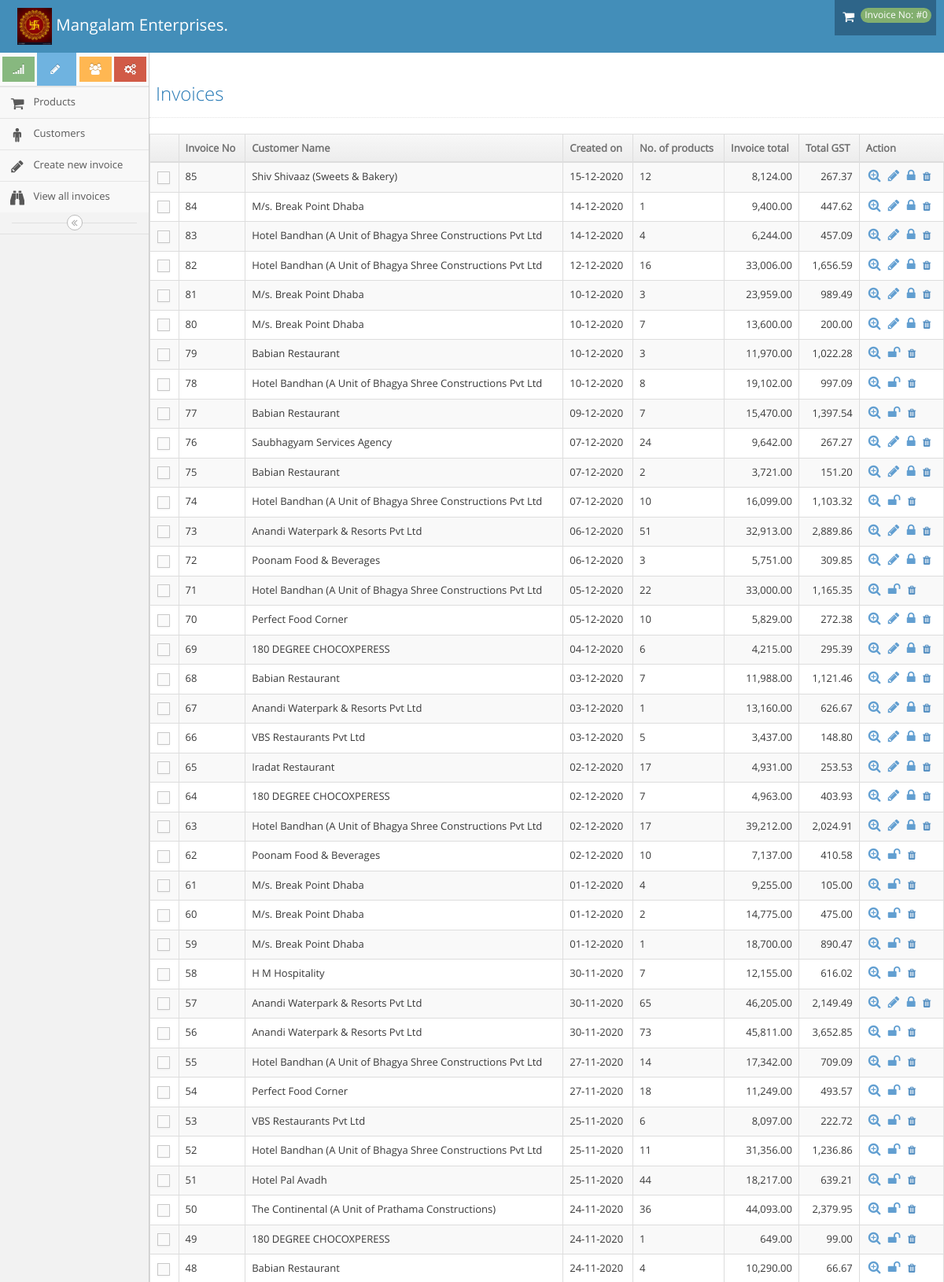
The app's page /invoice/all_invoices (upper part) with its own data.
### tables this page shows
CREATE TABLE `invoice` (
  `id` int(11) NOT NULL,
  `customer_id` int(11) NOT NULL,
  `created_at` datetime NOT NULL DEFAULT CURRENT_TIMESTAMP,
  `invoice_no` int(11) NOT NULL,
  `date` date DEFAULT NULL,
  `total` float DEFAULT NULL,
  `locked` int(11) NOT NULL DEFAULT '0'
);

CREATE TABLE `customer` (
  `id` int(11) NOT NULL,
  `name` varchar(200) NOT NULL,
  `email` varchar(100) NOT NULL,
  `contact` varchar(20) NOT NULL,
  `address` longtext NOT NULL,
  `pincode` varchar(10) NOT NULL,
  `city` varchar(100) NOT NULL,
  `state` varchar(100) NOT NULL,
  `gst_no` varchar(100) NOT NULL,
  `pan` varchar(19) DEFAULT NULL
);

### application/helpers/functions_helper.php (called while the page is built, shortened)
<?php
function _getAdminLoadView($template_name, $data = array()) {
          $CI = & get_instance();
          $CI->load->view('header', $data);
          $CI->load->view($template_name, $data);
}
?>

### application/controllers/invoice.php (called while the page is built, shortened)
<?php
class Invoice extends CI_Controller {
	public function all_invoices($call=false){
		$data['prod_data'] = $this->Invoice_Model->getAllInvoices();
		$data['sundry_data'] = $this->Invoice_Model->getSundryDebtors('2020-04-01');
		if($this->session->userdata('inv_id')){
		$data['pro_count'] = $this->Invoice_Model->getInvoiceTotalProducts($this->session->userdata('inv_id'));
		}else{
			$data['pro_count'] = 0;
		}
		_getAdminLoadView('invoice_list',$data);
	}
}

### index.php (called while the page is built, shortened)
<?php
require_once BASEPATH.'core/CodeIgniter.php';

### application/models/Invoice_Model.php (called while the page is built, shortened)
<?php
class Invoice_Model extends CI_Model {
  public function getAllInvoices(){
       $data = $this->db->query("SELECT *,count(ii.product_id)as nop, customer.name as cname ,sum(price*qty*((100-discount)/100)*gst/100) as gst_value,invoice.id as inv_id FROM `invoice` left join customer on customer.id = invoice.customer_id left join invoice_items as ii on ii.invoice_id = invoice.id left join products AS p on p.id=ii.product_id WHERE invoice.date >= '2020-04-01'  group by invoice.id order by invoice.invoice_no DESC");
   return ($data->result_array());
  }
}

### application/views/invoice_list.php (the view, shortened to what this page needs)
<div class="page-content">
					</div>
						<div class="page-header">
							<h1>
								Invoices
							</h1>
						</div>
						<div class="row">
									<div class="col-xs-12">
										<div class="clearfix">
										</div>
										<div>
											<table id="dynamic-table" class="table table-striped table-bordered table-hover">
												<thead>
													<tr>
														<th class="center">
														</th>
														<th>Invoice No</th>
														<th>Customer Name</th>
														<th>Created on</th>
														<th>No. of products</th>
														<th>Invoice total</th>
														<th>Total GST</th>
														<th>Action</th>
													</tr>
												</thead>
												<tbody>
													<?php
													foreach((array)$prod_data as $em){
                    ?>
													<tr>
														<td class="center">
															<label class="pos-rel">
																<span class="lbl"></span>
															</label>
														</td>
														<td><?php echo $em['invoice_no']?></td>
														<td><?php echo $em['cname']?> </td>
														<td><?php echo date('d-m-Y',strtotime($em['date']))?></td>
														<td><?php echo $em['nop']?></td>
														<td class="amount"><?php echo number_format($em['total'],2) ?></td>
														<td class="amount"><?php echo number_format($em['gst_value'],2) ?></td>
														<td>
															<div class="hidden-sm hidden-xs action-buttons">
																<a class="blue" href="<?php echo base_url('invoice/view_invoice/').$em['inv_id']?>">
																	<i class="ace-icon fa fa-search-plus bigger-130"></i>
																</a>
																<?php if($em['locked']==0){ ?>
																											<a class="blue" href="<?php echo base_url('invoice/view_invoice_item/').$em['inv_id']?>">
																	<i class="ace-icon fa fa-pencil bigger-130"></i>
																</a>
													<a class="blue" href="<?php echo base_url('invoice/lock_invoice_item/1/').$em['inv_id']?>">
																	<i class="ace-icon fa fa-lock bigger-130"></i>
																</a>
<?php } else{ ?>
<a class="blue" href="<?php echo base_url('invoice/lock_invoice_item/0/').$em['inv_id']?>">
																	<i class="ace-icon fa fa-unlock bigger-130"></i>
																</a>
																<?php }  ?>
													<a class="item_del" id="<?php echo $em['inv_id'];  ?>"  role="button" class="blue" ><i class="fa fa-trash" aria-hidden="true"></i></a>
															</div>
														</td>
													</tr>
												<?php } ?>
												</tbody>
												</table>
											</div>
										</div>
									</div>
								</div>
							</div>
						</div>
					</div>

### records on screen
invoice: invoice_no "85", customer.name "Shiv Shivaaz (Sweets & Bakery)", date "15-12-2020", nop "12", total "8,124.00", gst_value "267.37"
invoice: invoice_no "84", customer.name "M/s. Break Point Dhaba", date "14-12-2020", nop "1", total "9,400.00", gst_value "447.62"
invoice: invoice_no "83", customer.name "Hotel Bandhan (A Unit of Bhagya Shree Constructions Pvt Ltd", date "14-12-2020", nop "4", total "6,244.00", gst_value "457.09"
invoice: invoice_no "82", customer.name "Hotel Bandhan (A Unit of Bhagya Shree Constructions Pvt Ltd", date "12-12-2020", nop "16", total "33,006.00", gst_value "1,656.59"
invoice: invoice_no "81", customer.name "M/s. Break Point Dhaba", date "10-12-2020", nop "3", total "23,959.00", gst_value "989.49"
invoice: invoice_no "80", customer.name "M/s. Break Point Dhaba", date "10-12-2020", nop "7", total "13,600.00", gst_value "200.00"
invoice: invoice_no "79", customer.name "Babian Restaurant", date "10-12-2020", nop "3", total "11,970.00", gst_value "1,022.28"
invoice: invoice_no "78", customer.name "Hotel Bandhan (A Unit of Bhagya Shree Constructions Pvt Ltd", date "10-12-2020", nop "8", total "19,102.00", gst_value "997.09"
invoice: invoice_no "77", customer.name "Babian Restaurant", date "09-12-2020", nop "7", total "15,470.00", gst_value "1,397.54"
invoice: invoice_no "76", customer.name "Saubhagyam Services Agency", date "07-12-2020", nop "24", total "9,642.00", gst_value "267.27"
invoice: invoice_no "75", customer.name "Babian Restaurant", date "07-12-2020", nop "2", total "3,721.00", gst_value "151.20"
invoice: invoice_no "74", customer.name "Hotel Bandhan (A Unit of Bhagya Shree Constructions Pvt Ltd", date "07-12-2020", nop "10", total "16,099.00", gst_value "1,103.32"
invoice: invoice_no "73", customer.name "Anandi Waterpark & Resorts Pvt Ltd", date "06-12-2020", nop "51", total "32,913.00", gst_value "2,889.86"
invoice: invoice_no "72", customer.name "Poonam Food & Beverages", date "06-12-2020", nop "3", total "5,751.00", gst_value "309.85"
invoice: invoice_no "71", customer.name "Hotel Bandhan (A Unit of Bhagya Shree Constructions Pvt Ltd", date "05-12-2020", nop "22", total "33,000.00", gst_value "1,165.35"
invoice: invoice_no "70", customer.name "Perfect Food Corner", date "05-12-2020", nop "10", total "5,829.00", gst_value "272.38"
invoice: invoice_no "69", customer.name "180 DEGREE CHOCOXPERESS", date "04-12-2020", nop "6", total "4,215.00", gst_value "295.39"
invoice: invoice_no "68", customer.name "Babian Restaurant", date "03-12-2020", nop "7", total "11,988.00", gst_value "1,121.46"
invoice: invoice_no "67", customer.name "Anandi Waterpark & Resorts Pvt Ltd", date "03-12-2020", nop "1", total "13,160.00", gst_value "626.67"
invoice: invoice_no "66", customer.name "VBS Restaurants Pvt Ltd", date "03-12-2020", nop "5", total "3,437.00", gst_value "148.80"
invoice: invoice_no "65", customer.name "Iradat Restaurant", date "02-12-2020", nop "17", total "4,931.00", gst_value "253.53"
invoice: invoice_no "64", customer.name "180 DEGREE CHOCOXPERESS", date "02-12-2020", nop "7", total "4,963.00", gst_value "403.93"
invoice: invoice_no "63", customer.name "Hotel Bandhan (A Unit of Bhagya Shree Constructions Pvt Ltd", date "02-12-2020", nop "17", total "39,212.00", gst_value "2,024.91"
invoice: invoice_no "62", customer.name "Poonam Food & Beverages", date "02-12-2020", nop "10", total "7,137.00", gst_value "410.58"
invoice: invoice_no "61", customer.name "M/s. Break Point Dhaba", date "01-12-2020", nop "4", total "9,255.00", gst_value "105.00"
invoice: invoice_no "60", customer.name "M/s. Break Point Dhaba", date "01-12-2020", nop "2", total "14,775.00", gst_value "475.00"
invoice: invoice_no "59", customer.name "M/s. Break Point Dhaba", date "01-12-2020", nop "1", total "18,700.00", gst_value "890.47"
invoice: invoice_no "58", customer.name "H M Hospitality", date "30-11-2020", nop "7", total "12,155.00", gst_value "616.02"
invoice: invoice_no "57", customer.name "Anandi Waterpark & Resorts Pvt Ltd", date "30-11-2020", nop "65", total "46,205.00", gst_value "2,149.49"
invoice: invoice_no "56", customer.name "Anandi Waterpark & Resorts Pvt Ltd", date "30-11-2020", nop "73", total "45,811.00", gst_value "3,652.85"
invoice: invoice_no "55", customer.name "Hotel Bandhan (A Unit of Bhagya Shree Constructions Pvt Ltd", date "27-11-2020", nop "14", total "17,342.00", gst_value "709.09"
invoice: invoice_no "54", customer.name "Perfect Food Corner", date "27-11-2020", nop "18", total "11,249.00", gst_value "493.57"
invoice: invoice_no "53", customer.name "VBS Restaurants Pvt Ltd", date "25-11-2020", nop "6", total "8,097.00", gst_value "222.72"
invoice: invoice_no "52", customer.name "Hotel Bandhan (A Unit of Bhagya Shree Constructions Pvt Ltd", date "25-11-2020", nop "11", total "31,356.00", gst_value "1,236.86"
invoice: invoice_no "51", customer.name "Hotel Pal Avadh", date "25-11-2020", nop "44", total "18,217.00", gst_value "639.21"
invoice: invoice_no "50", customer.name "The Continental (A Unit of Prathama Constructions)", date "24-11-2020", nop "36", total "44,093.00", gst_value "2,379.95"
invoice: invoice_no "49", customer.name "180 DEGREE CHOCOXPERESS", date "24-11-2020", nop "1", total "649.00", gst_value "99.00"
invoice: invoice_no "48", customer.name "Babian Restaurant", date "24-11-2020", nop "4", total "10,290.00", gst_value "66.67"

### other values on screen
$inv "#0"
